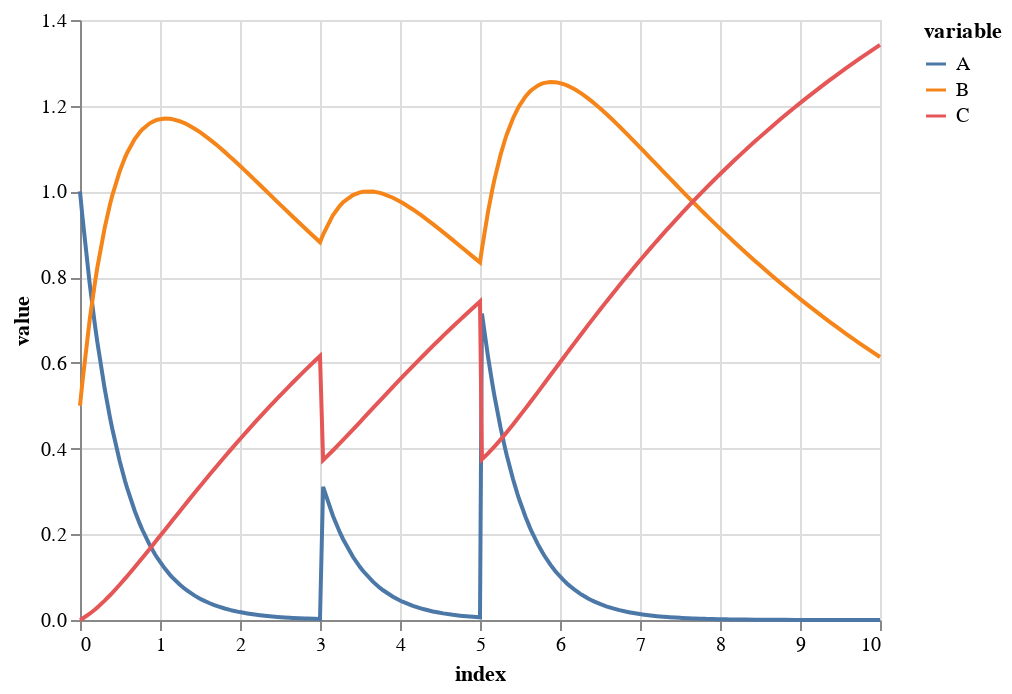

The notebook cell saved with this chart:
### Code cell
alt.Chart(Zdfg).mark_line().encode(
  alt.X('index:Q'),
  alt.Y('value:Q'),
  alt.Color('variable:N')
)

### Figure 1 — Vega-Lite specification as saved in the notebook (floating-point values rounded to 4 significant figures; data arrays with more than 128 entries replaced by an {"elided": "..."} marker saying what was removed)
{"config": {"view": {"continuousWidth": 400, "continuousHeight": 300}}, "data": {"name": "data-97ec6936ddf39fccd3d09583e7bdc9ea"}, "mark": "line", "encoding": {"color": {"type": "nominal", "field": "variable"}, "x": {"type": "quantitative", "field": "index"}, "y": {"type": "quantitative", "field": "value"}}, "$schema": "https://vega.github.io/schema/vega-lite/v4.8.1.json", "datasets": {"data-97ec6936ddf39fccd3d09583e7bdc9ea": {"elided": "453 records"}}}
